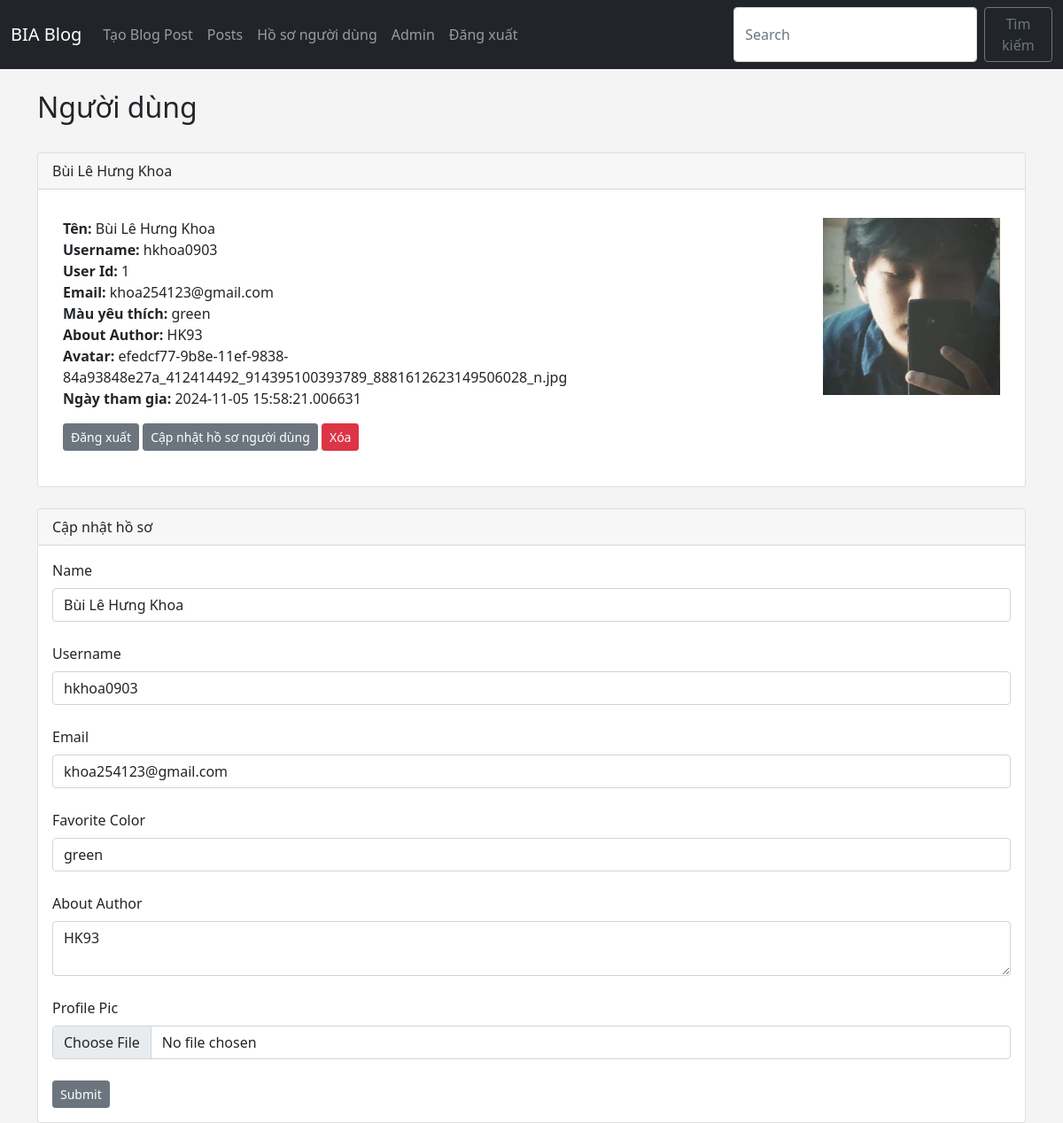
The app's page /dashboard (signed in) with its own data.
### app.py (models this page shows, shortened)
class Users(db.Model, UserMixin):
	id = db.Column(db.Integer, primary_key=True)
	username = db.Column(db.String(20), nullable=False, unique=True)
	name = db.Column(db.String(200), nullable=False)
	email = db.Column(db.String(120), nullable=False, unique=True)
	favorite_color = db.Column(db.String(120))
	about_author = db.Column(db.Text(), nullable=True)
	date_added = db.Column(db.DateTime, default=datetime.utcnow)
	profile_pic = db.Column(db.String(), nullable=True)
	password_hash = db.Column(db.String(128))
	posts = db.relationship('Posts', backref='poster')
	@property
	def password(self):
		raise AttributeError('password is not a readable attribute!')

### app.py (the view)
@app.route('/dashboard', methods=['GET', 'POST'])
@login_required
def dashboard():
	form = UserForm()
	id = current_user.id
	name_to_update = Users.query.get_or_404(id)
	if request.method == "POST":
		name_to_update.name = request.form['name']
		name_to_update.email = request.form['email']
		name_to_update.favorite_color = request.form['favorite_color']
		name_to_update.username = request.form['username']
		name_to_update.about_author = request.form['about_author']
		if request.files['profile_pic']:
			name_to_update.profile_pic = request.files['profile_pic']
			pic_filename = secure_filename(name_to_update.profile_pic.filename)
			pic_name = str(uuid.uuid1()) + "_" + pic_filename
			saver = request.files['profile_pic']
			name_to_update.profile_pic = pic_name
			try:
				db.session.commit()
				saver.save(os.path.join(app.config['UPLOAD_FOLDER'], pic_name))
				flash("Cập nhật hồ sơ người dùng thành công!!!")
				return render_template("dashboard.html",
					form=form,
					name_to_update = name_to_update)
			except:
				flash("Lỗi!!! Dường như đã có lỗi xảy ra - Hãy thử lại")
				return render_template("dashboard.html",
					form=form,
					name_to_update = name_to_update)
		else:
			db.session.commit()
			flash("Cập nhật hồ sơ người dùng thành công!!!")
			return render_template("dashboard.html",
				form=form,
				name_to_update = name_to_update)
	else:
		return render_template("dashboard.html",
				form=form,
				name_to_update = name_to_update,
				id = id)
	return render_template('dashboard.html')

### webforms.py
class UserForm(FlaskForm):
	name = StringField("Name", validators=[DataRequired()])
	username = StringField("Username", validators=[DataRequired()])
	email = StringField("Email", validators=[DataRequired()])
	favorite_color = StringField("Favorite Color")
	about_author = TextAreaField("About Author")
	password_hash = PasswordField('Password', validators=[DataRequired(), EqualTo('password_hash2', message='Passwords Must Match!')])
	password_hash2 = PasswordField('Confirm Password', validators=[DataRequired()])
	profile_pic = FileField("Profile Pic")
	submit = SubmitField("Submit")

class SearchForm(FlaskForm):
	searched = StringField("Searched", validators=[DataRequired()])
	submit = SubmitField("Submit")

### app.py (called while the page is built)
@login_manager.user_loader
def load_user(user_id):
	return Users.query.get(int(user_id))

@app.context_processor
def base():
	form = SearchForm()
	return dict(form=form)

### templates/dashboard.html (shortened to what this page needs)
{% extends 'base.html' %}
{% block content %}
	<h2>Người dùng</h2>
	<br/>
	<div class="card">
  <div class="card-header">
    {{ current_user.name }}
  </div>
  <div class="card-body">
    <p class="card-text">
<div class="container">
	<div class="row">
		<div class="col-8">
    <strong>Tên:</strong>
	{{ current_user.name }}<br/>
	<strong>Username:</strong>
	{{ current_user.username }}<br/>
	<strong>User Id:</strong>
	{{ current_user.id }}<br/>
	<strong>Email:</strong>
	{{ current_user.email }}<br/>
	<strong>Màu yêu thích:</strong>
	{{ current_user.favorite_color }}<br/>
	<strong>About Author:</strong>
	{{ current_user.about_author }}<br/>
	<strong>Avatar:</strong>
	{{ current_user.profile_pic }}<br/>
	<strong>Ngày tham gia:</strong>
	{{ current_user.date_added }}<br/>
    </p>
    <a href="{{ url_for('logout')}}" class="btn btn-secondary btn-sm">Đăng xuất</a>
    <a href="{{ url_for('update', id=current_user.id)}}" class="btn btn-secondary btn-sm">Cập nhật hồ sơ người dùng</a>
    <a href="{{ url_for('delete', id=current_user.id)}}" class="btn btn-danger btn-sm">Xóa</a>
    <br/><br/>
	</div>
	<div class="col-4">
		{% if current_user.profile_pic %}
		<img src="{{ url_for('static', filename='images/' + current_user.profile_pic)}}" width="200" align="right">
		{% else %}
		<img src="{{ url_for('static', filename='images/default_profile_pic.png')}}" width="200" align="right">
		{% endif %}
	</div>
	</div>
	</div>
<br/>
<div class="card">
  <div class="card-header">
    Cập nhật hồ sơ
  </div>
  <div class="card-body">
  	<form action="/dashboard" method="POST" enctype="multipart/form-data">
		{{ form.name.label(class="form-label") }}
		{{ form.name(class="form-control", value=name_to_update.name) }}
		<br/>
		{{ form.username.label(class="form-label") }}
		{{ form.username(class="form-control", value=name_to_update.username) }}
		<br/>
		{{ form.email.label(class="form-label") }}
		{{ form.email(class="form-control", value=name_to_update.email) }}
		<br/>
		{{ form.favorite_color.label(class="form-label") }}
		{{ form.favorite_color(class="form-control", value=name_to_update.favorite_color) }}
		<br/>
		{{ form.about_author.label(class="form-label") }}
		<textarea name="about_author" class="form-control">{{ name_to_update.about_author }}</textarea>
		<br/>
		{{ form.profile_pic.label(class="form-label") }}
		{{ form.profile_pic(class="form-control", value=name_to_update.profile_pic) }}
		<br/>
		{{ form.submit(class="btn btn-secondary btn-sm") }}
	</form>
</div>
</div>
{% endblock %}

### templates/base.html (shortened to what this page needs)
<!doctype html>
<html lang="en">
  <head>
    <link href="https://cdn.jsdelivr.net/npm/bootstrap@5.0.0-beta1/dist/css/bootstrap.min.css" rel="stylesheet">
    <link href="{{ url_for('static', filename='css/style.css') }}" rel="stylesheet">
  </head>
  <body>
  	{% include 'navbar.html' %}
  	<br/>
  	<div class="container">
		{% block content %}
		{% endblock %}
  </body>
</html>

### templates/navbar.html (shortened to what this page needs)
<nav class="navbar navbar-expand-lg navbar-dark bg-dark">
  <div class="container-fluid">
    <a class="navbar-brand" href="{{ url_for('index') }}">BIA Blog</a>
    <div class="collapse navbar-collapse" id="navbarSupportedContent">
      <ul class="navbar-nav me-auto mb-2 mb-lg-0">
         <li class="nav-item">
          <a class="nav-link" href="{{ url_for('add_post')}}">Tạo Blog Post</a>
        </li>
         <li class="nav-item">
          <a class="nav-link" href="{{ url_for('posts')}}">Posts</a>
        {% if current_user.is_authenticated %}
          <li class="nav-item">
            <a class="nav-link" href="{{ url_for('dashboard')}}">Hồ sơ người dùng</a>
          </li>
          {% if current_user.id == 1 %}
          <li class="nav-item">
            <a class="nav-link" href="{{ url_for('admin')}}">Admin</a>
          </li>
          {% endif %}
          <li class="nav-item">
            <a class="nav-link" href="{{ url_for('logout')}}">Đăng xuất</a>
          </li>
        {% endif %}
        </li>
      </ul>
      <form method="POST" action="{{ url_for('search')}}" class="d-flex">
        <input class="form-control me-2" type="search" placeholder="Search" aria-label="Search" name="searched">
        <button class="btn btn-outline-secondary" type="submit">Tìm kiếm</button>
      </form>
    </div>
  </div>
</nav>

### static/css/style.css (style rules this page uses)
body { background: #f4f4f4; }

### records on screen
Users: name "Bùi Lê Hưng Khoa", username "hkhoa0903", id "1", email "khoa254123@gmail.com", favorite_color "green", about_author "HK93", profile_pic "efedcf77-9b8e-11ef-9838-84a93848e27a_412414492_914395100393789_8881612623149506028_n.jpg", date_added "2024-11-05 15:58:21.006631", profile_pic (picture)
